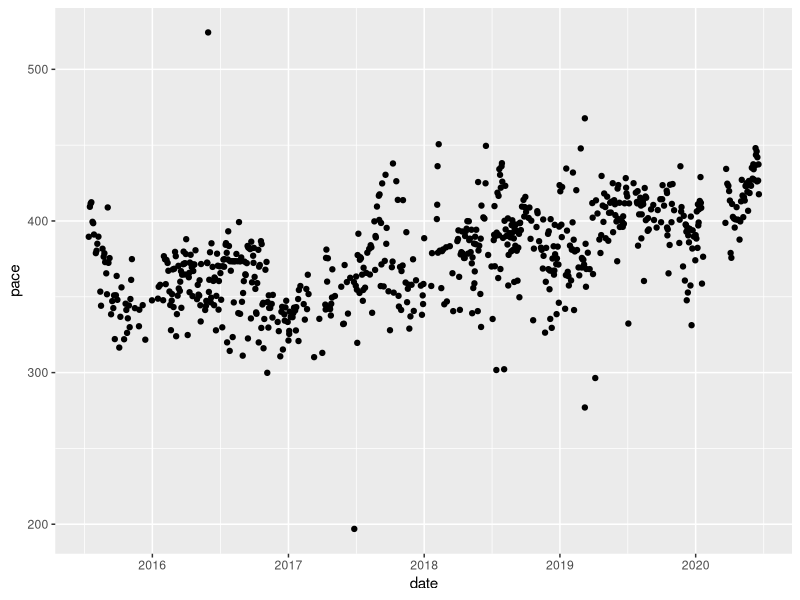
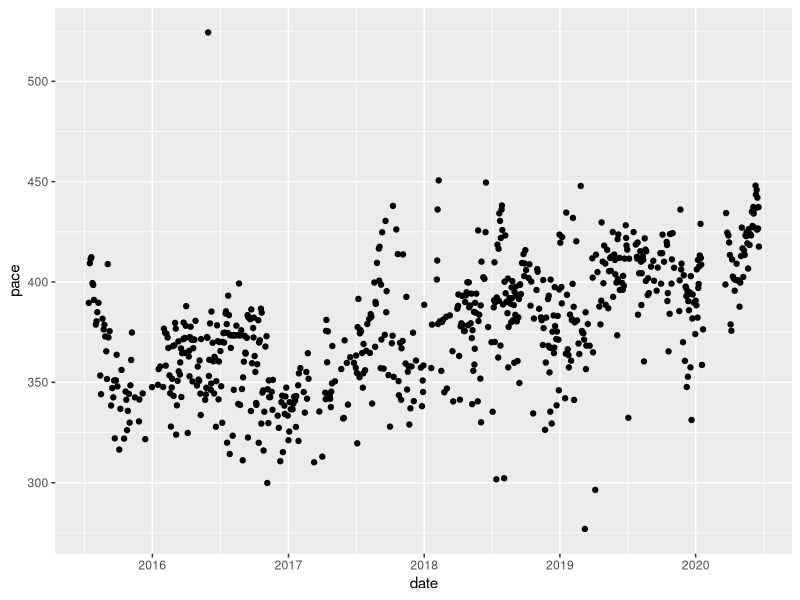
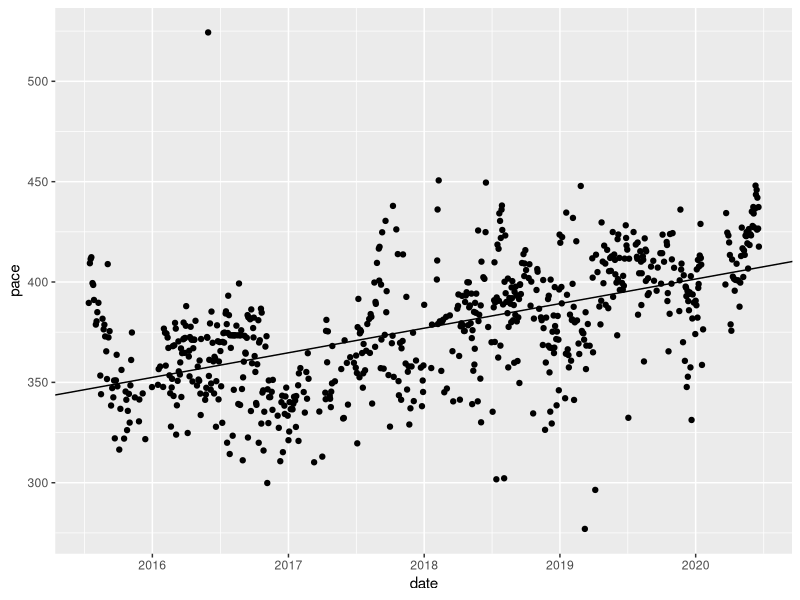
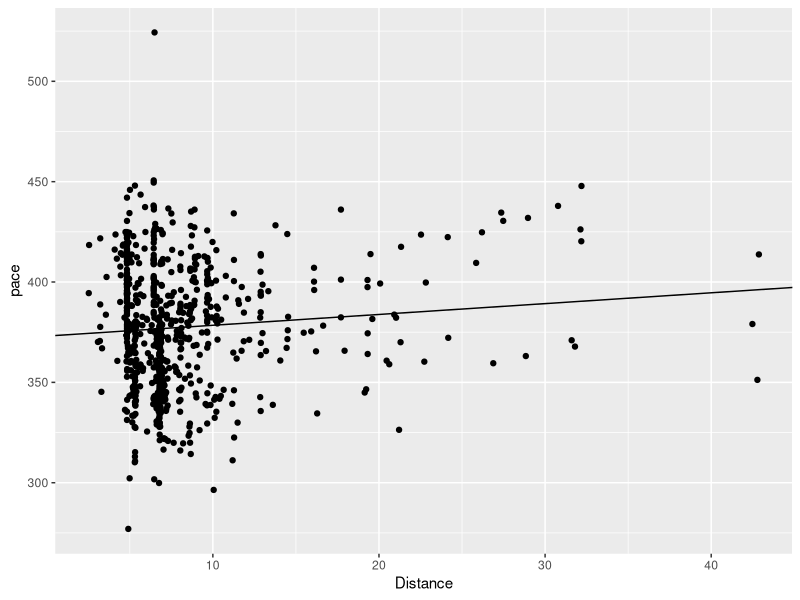
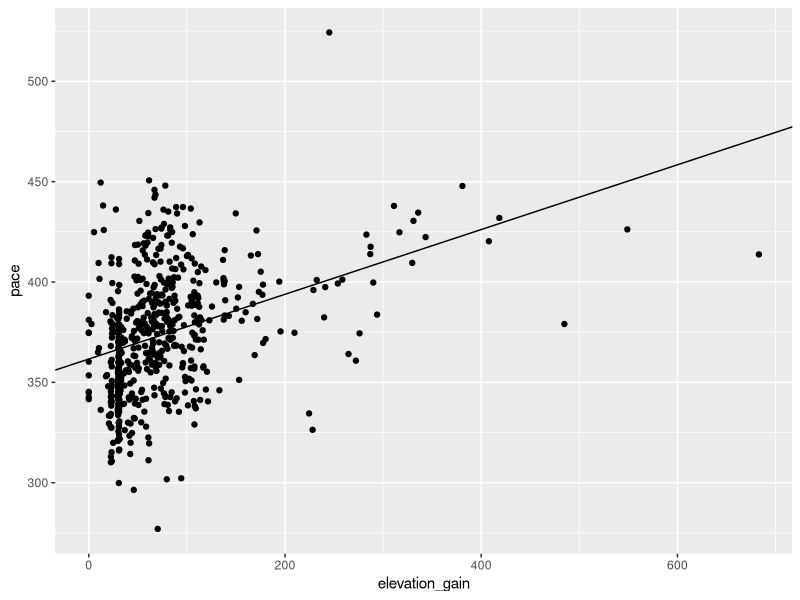
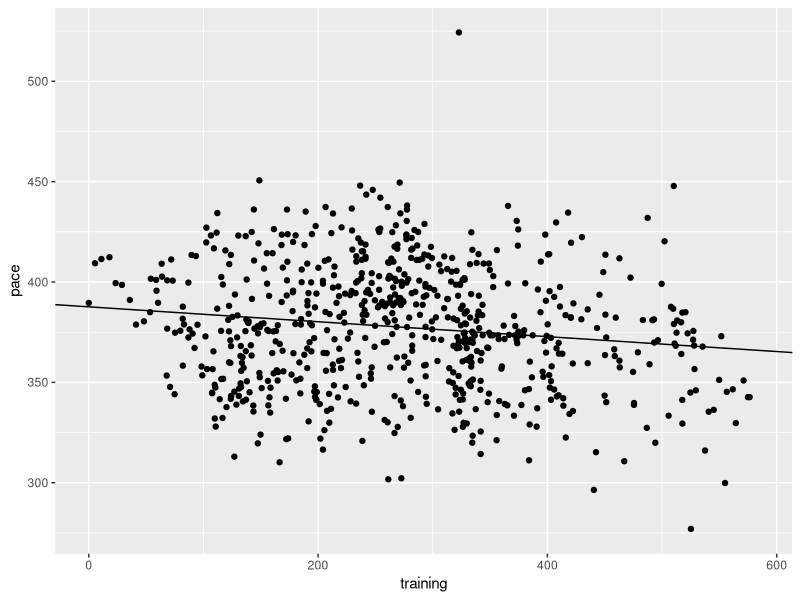
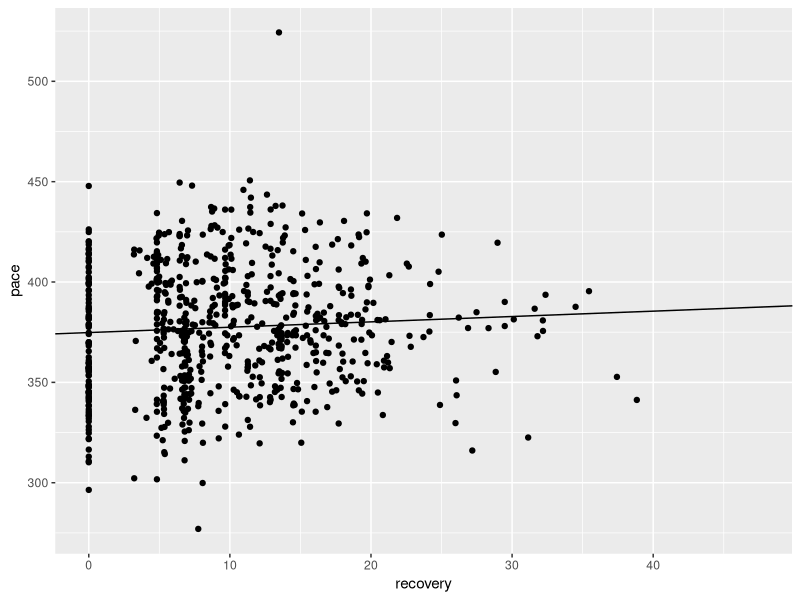
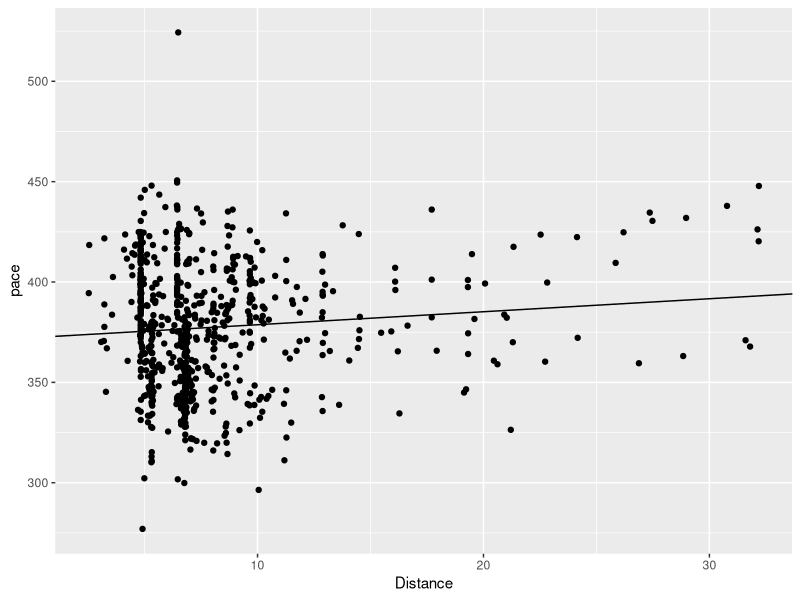

R code for these plots, in order:
## ---- chunk 1

#Let's start by loading necessary packages

library(tidyverse)
library(lubridate)
library(zoo)
library(modelr)

# Import the dataset

activities <- read_csv("activities.csv",
                       col_types = cols(
  `Activity ID` = col_double(),
  `Activity Date` = col_character(),
  `Activity Name` = col_character(),
  `Activity Type` = col_character(),
  `Elapsed Time` = col_double(),
  Distance = col_double(),
  Commute = col_logical(),
  `Moving Time` = col_double(),
  `Max Speed` = col_double(),
  `Elevation Gain` = col_double(),
  `Elevation Loss` = col_double(),
  `Elevation Low` = col_double(),
  `Elevation High` = col_double(),
  `Max Grade` = col_double(),
  `Average Grade` = col_double()
                                )
                       )

# I'm only intersted in running for now, so I'm going to filter out any other activities (which I haven't recorded as consistently)

activities <- activities %>%
        filter(`Activity Type` == "Run") %>%
        mutate(date = mdy_hms(`Activity Date`)) %>%
        mutate(date = with_tz(date, "America/New_York")) %>%
        mutate(date = as_date(date))

## ---- chunk 2
head(activities)

tail(activities)
## ---- chunk 3

# Calculate pace and plot changes over time
# "Distance" is in km and "Moving Time" is in seconds
# So we get a pace of seconds / km

activities <- activities %>%
        mutate(pace = `Moving Time` / Distance)

ggplot(activities, mapping = aes(x = date, y = pace)) +
        geom_point()

## ---- chunk 4
activities %>%
        filter(pace > 450)
## ---- chunk 5
activities %>%
        filter(pace < 300)
## ---- chunk 6
activities <- activities %>%
        filter(pace > 200) %>%
        filter(Distance > 2)
        
        ggplot(activities, mapping = aes(x = date, y = pace)) +
        geom_point()
## ---- chunk 7
mod_date <- lm(pace ~ date, activities)
mod_date
anova(mod_date)
ggplot(activities, mapping = aes(x = date, y = pace)) +
        geom_point() +
        geom_abline(slope = 0.03355, intercept = -211.19030)
## ---- chunk 8

mod_distance <- lm(pace ~ Distance, activities)
mod_distance
anova(mod_distance)
ggplot(activities, mapping = aes(x = Distance, y = pace)) +
        geom_point() +
        geom_abline(slope = 0.5395, intercept = 373.0588)

## ---- chunk 9

activities <- activities %>%
        rename(elevation_gain = `Elevation Gain`)
mod_elevation <- lm(pace ~ elevation_gain, activities)
mod_elevation
anova(mod_elevation)
ggplot(activities, mapping = aes(x = elevation_gain, y = pace)) +
        geom_point() +
        geom_abline(slope = 0.1613, intercept = 361.6337)

## ---- chunk 10
activities <- activities %>%
        complete(date = seq.Date(min(date), max(date), by="day")) %>%
        mutate(training = rollapply(Distance, width = list(-85:-1), sum, 
                                    align = "right", partial = TRUE, 
                                    na.rm = TRUE, fill = 0))

mod_training <- lm(pace ~ training, activities)
mod_training
anova(mod_training)
ggplot(activities, mapping = aes(x = training, y = pace)) +
        geom_point() +
        geom_abline(slope = -.03712, intercept = 387.6180)
## ---- chunk 11
activities <- activities %>%
        mutate(recovery = rollapply(Distance, width = list(-3:-1), sum, 
                                    align = "right", partial = TRUE, 
                                    na.rm = TRUE, fill = 0))

mod_recovery <- lm(pace ~ recovery, activities)
mod_recovery
anova(mod_recovery)
confint(mod_recovery)
ggplot(activities, mapping = aes(x = recovery, y = pace)) +
        geom_point() +
        geom_abline(slope = 0.2668, intercept = 374.8203)
## ---- chunk 12
mod_training_recovery <- lm(pace ~ training + recovery, activities)
mod_training_recovery
anova(mod_training_recovery)
## ---- chunk 13
mod_overall1 <- lm(pace ~ date + training + recovery + elevation_gain + 
                          Distance, activities)
mod_overall1
anova(mod_overall1)
## ---- chunk 14
no_marathons <- activities %>%
        filter(Distance < 40)
mod_distance2 <- lm(pace ~ Distance, no_marathons)
mod_distance2
anova(mod_distance)
ggplot(no_marathons, mapping = aes(x = Distance, y = pace)) +
        geom_point() +
        geom_abline(slope = 0.6475, intercept = 372.2565)
## ---- chunk 15
mod_overall3 <- lm(pace ~ date + training + recovery + elevation_gain + 
                          Distance, no_marathons)
mod_overall3
anova(mod_overall3)
confint(mod_overall3)
## ---- chunk 16
mod_overall <- lm(pace ~ date + training + recovery + elevation_gain, 
                   activities)
summary(mod_overall)
confint(mod_overall)

activities <- activities %>% 
  add_residuals(mod_overall)

ggplot(activities, aes(resid)) + 
  geom_freqpoly(binwidth = 0.5)

ggplot(activities, aes(pace, resid)) + 
  geom_ref_line(h = 0) +
  geom_point() 
## ---- chunk 17

# I know this is not an elegant solution, but it works

races <- activities %>%
        filter(date == "2016-11-20" | 
                       date == "2017-11-05" |
                       date == "2018-04-07" |
                       date == "2018-07-04" |
                       date == "2018-07-14" | 
                       date == "2018-08-04" |
                       date == "2018-10-21" |
                       date == "2018-11-22" |
                       date == "2019-03-09" |
                       date == "2019-04-06" |
                       date == "2019-07-04" |
                       date == "2019-10-20" |
                       date == "2019-11-28")
races
## ---- chunk 18

mod_race_model <- lm(pace ~ date + training + recovery + Distance, 
                     activities)
summary(mod_race_model)
confint(mod_race_model)

races <- races %>% 
  add_residuals(mod_race_model)

ggplot(races, aes(resid)) + 
  geom_freqpoly(binwidth = 0.5)

ggplot(races, aes(pace, resid)) + 
  geom_ref_line(h = 0) +
  geom_point() 
